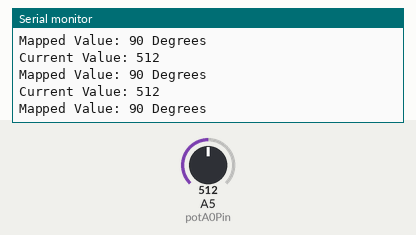
This sketch was run on a simulated Arduino Uno, built with avr-gcc and run on an emulated ATmega328P. On the bench: the last lines printed to the serial monitor. Inputs (shaded band) come from the test bench; at power-on: A5 (potA0Pin) = 512.

Above: at 4.2 s.
4.3 s: A5 (potA0Pin) set to 990
At 4.42 s:
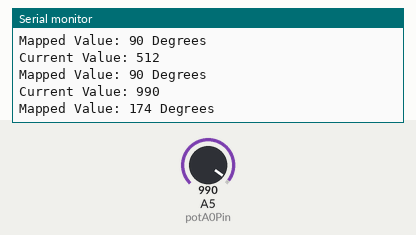
7.3 s: A5 (potA0Pin) set to 1016
At 7.34 s:
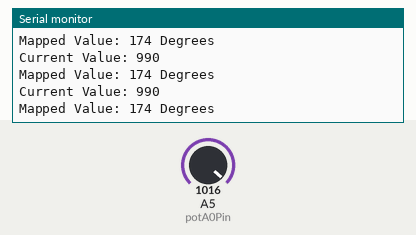
Timing chart, 0 to 10.3 s (numbered marks = the images above; inputs shaded):
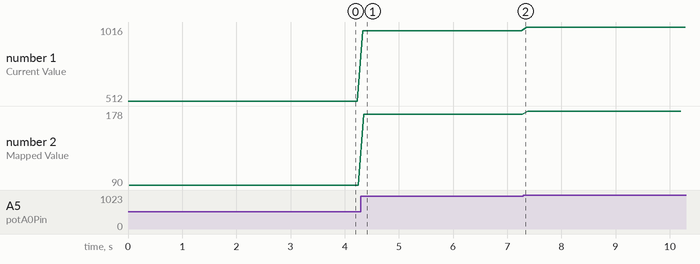

The sketch:

Potentiometer_Testing.ino
```cpp
// Code for testing potentiometers

/// Variable Declerations

// Potentiometer Inputs
int potA0Pin = A5;

// Potentiometer Value Storage
int potA0Val = 0;

void setup() {
 Serial.begin(9600); // Starts Serial Monitor
}

// Main Program
void loop() {
  potA0Val = analogRead(potA0Pin); // Stores Potentiometer Input

  // Prints Current Input in Real Time
  Serial.print("Current Value: ");
  Serial.println(potA0Val);

  int potA0ValMapped = map(potA0Val, 0, 1023, 0, 180); // Converts the reading from the potentiometer to an output value a servo can understand

  // Prints Mapped pot input
  Serial.print("Mapped Value: ");
  Serial.print(potA0ValMapped);
  Serial.println(" Degrees");

  delay(100);
}
 
```

Measured:
- after the input at 4.3 s, the serial monitor: prints a new line at once (image 1)
- plotted number 1: 512 → 990 after the input at 4.3 s, 990 → 1016 after the input at 7.3 s
- plotted number 2: 90 → 174 after the input at 4.3 s, 174 → 178 after the input at 7.3 s
